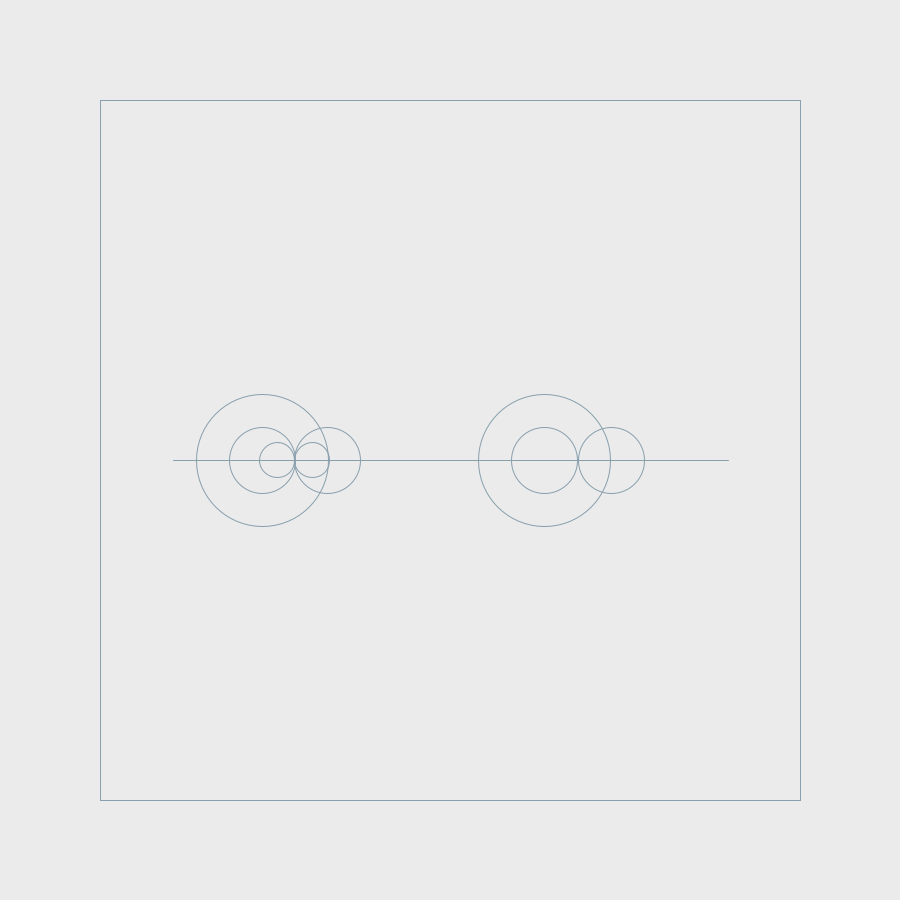
Frame 1 (no input)
Frame 60 (the mouse pressed at the canvas centre just before this capture): identical to frame 1, image omitted
Frame 120 (the mouse held since frame 60 and released just before this capture): identical to frame 1, image omitted

The Processing sketch that drew this single still picture (run headless with seeded random() and noise(); from frame 60 on, the mouse is pressed at the canvas centre):

// Processing sketch: processing_157049
// ── processing_157049.pde


color hintergrundfarbe = color (235);
color linienfarbe = color (136, 159, 173);


void setup()
{
  size (900, 900);
  smooth();
}

void draw ()

{
  background (hintergrundfarbe);
  
  noFill();
  stroke (linienfarbe);
  
  //Rechteck
  
  line (100,100,800,100);
  
  line (100,100,100,800);
  
  line (100,800,800,800);
  
  line (800,100,800,800);
  
  line (173,460,728,460);
  
  //Bild
  
  ellipse (277, 460,35,35);
  
  ellipse (312,460,35,35);
  
  ellipse (327,460,66,66);
  
  ellipse (262,460,66,66);
  
  ellipse (262,460,132,132);
  
  ellipse (544,460,132,132);
  
  ellipse (544,460,66,66);
  
  ellipse (611,460,66,66);
  
  
}
